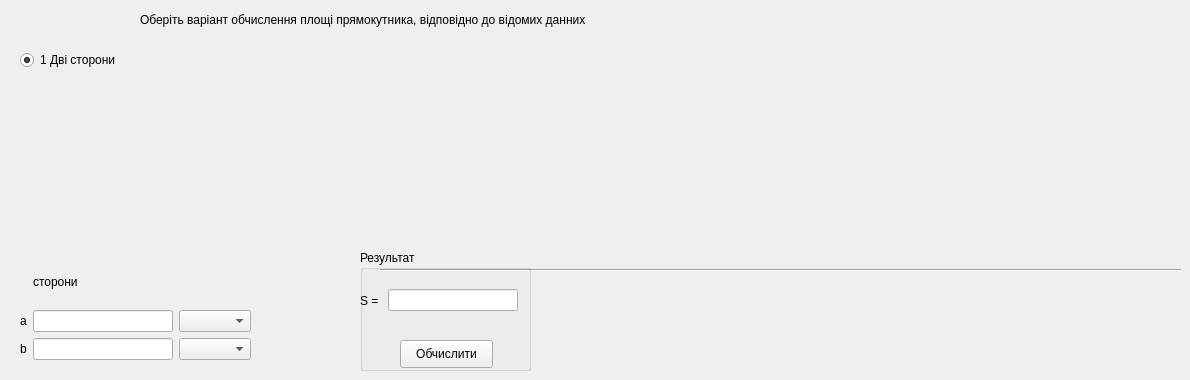
    <widget class="QWidget" name="tab_6">
     <attribute name="title">
      <string>Прямокутник</string>
     </attribute>
     <widget class="QWidget" name="verticalLayoutWidget_3">
      <property name="geometry">
       <rect>
        <x>20</x>
        <y>40</y>
        <width>401</width>
        <height>41</height>
       </rect>
      </property>
      <layout class="QVBoxLayout" name="verticalLayout_3">
       <item>
        <widget class="QRadioButton" name="radioButton_9">
         <property name="text">
          <string>1 Дві сторони</string>
         </property>
         <property name="checked">
          <bool>true</bool>
         </property>
        </widget>
       </item>
      </layout>
     </widget>
     <widget class="QLabel" name="label_66">
      <property name="geometry">
       <rect>
        <x>140</x>
        <y>10</y>
        <width>501</width>
        <height>20</height>
       </rect>
      </property>
      <property name="font">
       <font>
        <pointsize>9</pointsize>
        <weight>50</weight>
        <bold>false</bold>
       </font>
      </property>
      <property name="text">
       <string>Оберіть варіант обчислення площі прямокутника, відповідно до відомих данних</string>
      </property>
     </widget>
     <widget class="Line" name="line_3">
      <property name="geometry">
       <rect>
        <x>380</x>
        <y>260</y>
        <width>801</width>
        <height>21</height>
       </rect>
      </property>
      <property name="orientation">
       <enum>Qt::Horizontal</enum>
      </property>
     </widget>
     <widget class="QStackedWidget" name="stackedWidget_5">
      <property name="geometry">
       <rect>
        <x>20</x>
        <y>249</y>
        <width>291</width>
        <height>121</height>
       </rect>
      </property>
      <widget class="QWidget" name="page_3">
       <widget class="QWidget" name="formLayoutWidget_16">
        <property name="geometry">
         <rect>
          <x>0</x>
          <y>10</y>
          <width>231</width>
          <height>101</height>
         </rect>
        </property>
        <layout class="QGridLayout" name="gridLayout_16">
         <item row="0" column="1">
          <widget class="QLabel" name="label_94">
           <property name="text">
            <string>сторони</string>
           </property>
          </widget>
         </item>
         <item row="1" column="0">
          <widget class="QLabel" name="label_95">
           <property name="text">
            <string>a</string>
           </property>
          </widget>
         </item>
         <item row="2" column="1">
          <widget class="QLineEdit" name="lineEdit_59"/>
         </item>
         <item row="2" column="2">
          <widget class="QComboBox" name="comboBox_33"/>
         </item>
         <item row="1" column="1">
          <widget class="QLineEdit" name="lineEdit_60"/>
         </item>
         <item row="2" column="0">
          <widget class="QLabel" name="label_96">
           <property name="text">
            <string>b</string>
           </property>
          </widget>
         </item>
         <item row="1" column="2">
          <widget class="QComboBox" name="comboBox_34"/>
         </item>
        </layout>
       </widget>
      </widget>
      <widget class="QWidget" name="page_4"/>
     </widget>
     <widget class="QGroupBox" name="groupBox_4">
      <property name="geometry">
       <rect>
        <x>360</x>
        <y>250</y>
        <width>171</width>
        <height>121</height>
       </rect>
      </property>
      <property name="title">
       <string>Результат</string>
      </property>
      <widget class="QWidget" name="horizontalLayoutWidget_6">
       <property name="geometry">
        <rect>
         <x>0</x>
         <y>20</y>
         <width>158</width>
         <height>61</height>
        </rect>
       </property>
       <layout class="QHBoxLayout" name="horizontalLayout_6">
        <item>
         <widget class="QLabel" name="label_41">
          <property name="text">
           <string>S = </string>
          </property>
         </widget>
        </item>
        <item>
         <widget class="QLineEdit" name="lineEdit_31"/>
        </item>
       </layout>
      </widget>
      <widget class="QPushButton" name="pushButton_6">
       <property name="geometry">
        <rect>
         <x>40</x>
         <y>90</y>
         <width>93</width>
         <height>28</height>
        </rect>
       </property>
       <property name="text">
        <string>Обчислити</string>
       </property>
      </widget>
     </widget>
     <widget class="QLabel" name="label_22">
      <property name="geometry">
       <rect>
        <x>440</x>
        <y>50</y>
        <width>281</width>
        <height>181</height>
       </rect>
      </property>
      <property name="text">
       <string/>
      </property>
     </widget>
     <widget class="QLabel" name="label_52">
      <property name="geometry">
       <rect>
        <x>540</x>
        <y>240</y>
        <width>191</width>
        <height>121</height>
       </rect>
      </property>
      <property name="text">
       <string/>
      </property>
     </widget>
    </widget>
